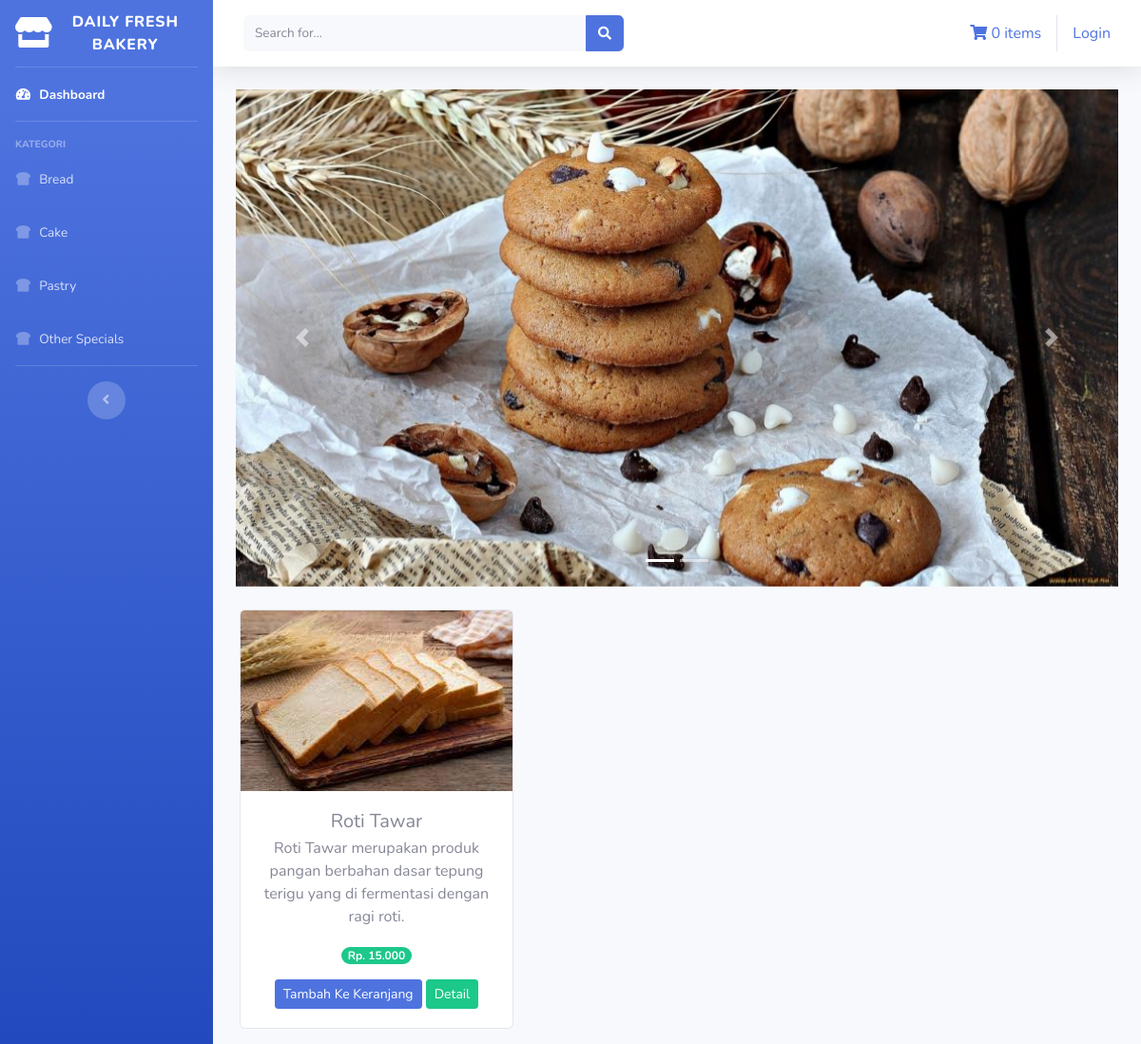
The page /index.php/kategori/bread on the database its author committed.
### tables this page shows
CREATE TABLE `tb_barang` (
  `id_brg` int(11) NOT NULL,
  `nama_brg` varchar(256) NOT NULL,
  `keterangan` varchar(256) NOT NULL,
  `kategori` varchar(256) NOT NULL,
  `harga` int(11) NOT NULL,
  `stok` int(50) NOT NULL,
  `gambar` text NOT NULL
);

### application/controllers/kategori.php (called while the page is built, shortened)
<?php
class Kategori extends CI_Controller
{
	public function bread()
	{
		$this->load->model('model_kategori');
		$data['bread'] = $this->model_kategori->data_bread()->result();
		$this->load->view('templates/header');
		$this->load->view('templates/sidebar');
		$this->load->view('bread', $data);
		$this->load->view('templates/footer');
	}
}

### index.php (called while the page is built, shortened)
<?php
require_once BASEPATH.'core/CodeIgniter.php';

### application/models/model_kategori.php (called while the page is built, shortened)
<?php
class Model_kategori extends CI_Model
{
	public function data_bread()
	{
		return $this->db->get_where('tb_barang',array('kategori' => 'bread'));
	}
}

### application/views/bread.php (the view, shortened to what this page needs)
<div class="container-fluid">
    <div id="carouselExampleIndicators" class="carousel slide">
        <ol class="carousel-indicators">
            <li data-target="#carouselExampleIndicators" data-slide-to="0" class="active"></li>
            <li data-target="#carouselExampleIndicators" data-slide-to="1"></li>
        </ol>
        <div class="carousel-inner">
            <div class="carousel-item active">
                <img src="<?php echo base_url('assets/img/slider5.jpg'); ?>" class="d-block w-100" alt="...">
            </div>
        </div>
        <a class="carousel-control-prev" href="#carouselExampleIndicators" role="button" data-slide="prev">
            <span class="carousel-control-prev-icon" aria-hidden="true"></span>
        </a>
        <a class="carousel-control-next" href="#carouselExampleIndicators" role="button" data-slide="next">
            <span class="carousel-control-next-icon" aria-hidden="true"></span>
        </a>
    </div>
    <div class="row text-center mt-4">
        <?php foreach ($bread as $brg) : ?>
            <div class="card ml-3 mb-3" style="width: 18rem;">
                <img src="<?php echo base_url('uploads/') . $brg->gambar ?>" class="card-img-top" alt="...">
                <div class="card-body">
                    <h5 class="card-title mb-1"><?php echo $brg->nama_brg ?></h5>
                    <p class="card-text"><?php echo $brg->keterangan ?></p>
                    <span class="badge badge-pill badge-success mb-3">Rp. <?php echo number_format($brg->harga, 0, ',', '.') ?></span><br>
                    <a href="<?php echo base_url('dashboard/tambah_ke_keranjang/') . $brg->id_brg ?>" class="btn btn-sm btn-primary">Tambah Ke Keranjang</a>
                    <a href="<?php echo base_url('dashboard/detail/') . $brg->id_brg ?>" class="btn btn-sm btn-success">Detail</a>
                </div>
            </div>
        <?php endforeach; ?>
    </div>

### rows shown on the page
tb_barang: gambar (picture), nama_brg "Roti Tawar", keterangan "Roti Tawar merupakan produk pangan berbahan dasar tepung terigu yang di fermentasi dengan ragi roti.", harga "15.000"

### other values the page prints
anchor('auth/login', 'Login') "Login"
